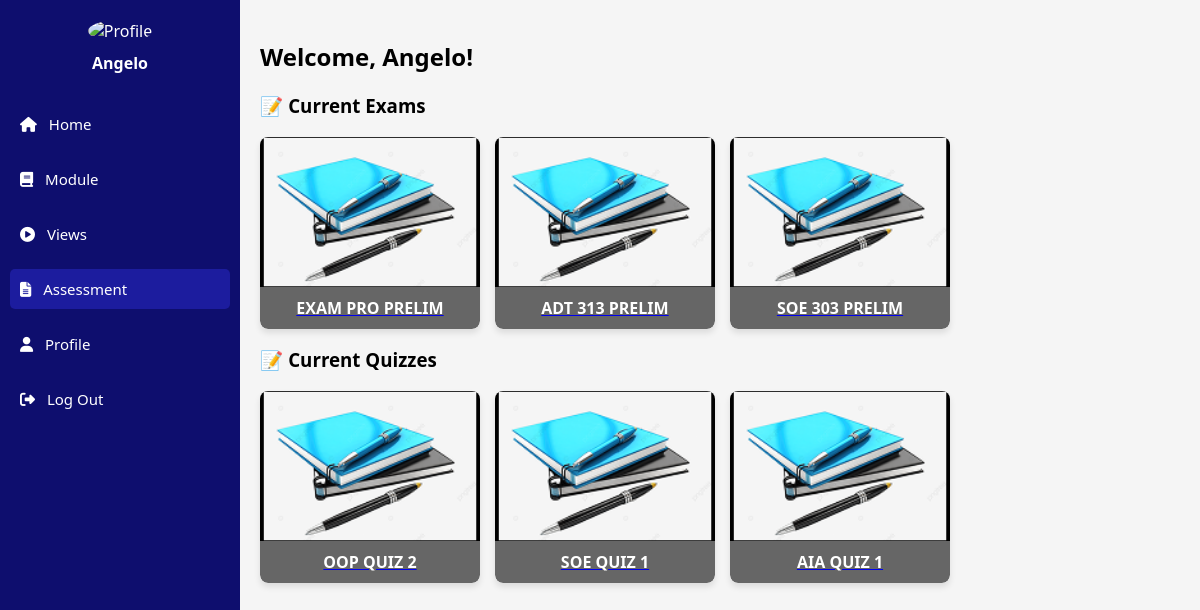
/student/assessment.php (signed in), run on the app's committed database.
### tables this page shows
CREATE TABLE `users` (
  `id` int(11) NOT NULL,
  `email` varchar(100) NOT NULL,
  `department` varchar(100) DEFAULT NULL,
  `password` varchar(255) NOT NULL,
  `role` enum('student','teacher','admin') DEFAULT 'student',
  `created_at` timestamp NOT NULL DEFAULT current_timestamp(),
  `status` enum('pending','approved','rejected') DEFAULT 'pending',
  `first_name` varchar(100) DEFAULT NULL,
  `middle_name` varchar(100) DEFAULT NULL,
  `last_name` varchar(100) DEFAULT NULL,
  `suffix_name` varchar(20) DEFAULT NULL,
  `course` varchar(50) DEFAULT NULL,
  `section` varchar(50) DEFAULT NULL,
  `sex` varchar(10) DEFAULT NULL,
  `year` varchar(10) DEFAULT NULL,
  `id_number` varchar(50) DEFAULT NULL,
  `reset_token` varchar(64) DEFAULT NULL,
  `reset_expiry` datetime DEFAULT NULL,
  `otp_code` varchar(10) DEFAULT NULL,
  `otp_expiry` datetime DEFAULT NULL,
  `department_id` int(11) DEFAULT NULL,
  `profile_pic` varchar(255) DEFAULT NULL,
  `otp_purpose` varchar(20) DEFAULT 'register'
);

CREATE TABLE `exams` (
  `id` int(11) NOT NULL,
  `teacher_id` int(11) NOT NULL,
  `title` varchar(255) NOT NULL,
  `description` text DEFAULT NULL,
  `status` enum('Draft','Published') DEFAULT 'Draft',
  `created_at` timestamp NOT NULL DEFAULT current_timestamp(),
  `course_id` int(11) NOT NULL,
  `section_id` int(11) NOT NULL
);

CREATE TABLE `quizzes` (
  `id` int(11) NOT NULL,
  `teacher_id` int(11) NOT NULL,
  `title` varchar(255) NOT NULL,
  `description` text DEFAULT NULL,
  `status` enum('Draft','Published') DEFAULT 'Draft',
  `created_at` timestamp NOT NULL DEFAULT current_timestamp(),
  `updated_at` timestamp NOT NULL DEFAULT current_timestamp() ON UPDATE current_timestamp(),
  `course_id` int(11) NOT NULL,
  `section_id` int(11) NOT NULL,
  `year_level` varchar(50) DEFAULT NULL
);

### student/assessment.php (the view, shortened to what this page needs)
<?php
require_once('../includes/db.php');
$student_id = $_SESSION['user_id'];
$student_query = "SELECT first_name, course, section FROM users WHERE id = ?";
$stmt = $conn->prepare($student_query);
$stmt->bind_param("i", $student_id);
$stmt->execute();
$stmt->bind_result($first_name, $course, $section);
$exams_query = "
    SELECT e.id, e.title
    FROM exams e
    JOIN course_year_section_exam cye ON e.id = cye.exam_id
    WHERE cye.course = ? AND cye.section_name = ?
";
$exams_stmt = $conn->prepare($exams_query);
$exams_stmt->bind_param("ss", $course, $section);
$exams_stmt->execute();
$exams_result = $exams_stmt->get_result();
$quizzes_query = "
    SELECT q.id, q.title
    FROM quizzes q
    JOIN course_year_section_quiz cysq ON q.id = cysq.quiz_id
    WHERE cysq.course = ? AND cysq.section_name = ?
";
$quizzes_stmt = $conn->prepare($quizzes_query);
$quizzes_stmt->bind_param("ss", $course, $section);
$quizzes_stmt->execute();
$quizzes_result = $quizzes_stmt->get_result();
?>
<!DOCTYPE html>
<html lang="en">
<head>
    <link rel="stylesheet" href="../assets/css/student_dashboard.css">
    <link rel="stylesheet" href="https://cdnjs.cloudflare.com/ajax/libs/font-awesome/6.4.0/css/all.min.css">
</head>
<body>
    <div class="dashboard-container">
        <aside class="sidebar">
            <div class="profile-section">
                <img src="../assets/images/profile.png" alt="Profile" class="profile-pic">
                <h4><?= htmlspecialchars($first_name) ?></h4>
            </div>
            <nav class="nav-links">
                <a href="dashboard.php" class="<?= basename($_SERVER['PHP_SELF']) === 'dashboard.php' ? 'active' : '' ?>"><i class="fas fa-home"></i> Home</a>
                <a href="modules.php" class="<?= basename($_SERVER['PHP_SELF']) === 'modules.php' ? 'active' : '' ?>"><i class="fas fa-book"></i> Module</a>
                <a href="views.php" class="<?= basename($_SERVER['PHP_SELF']) === 'views.php' ? 'active' : '' ?>"><i class="fas fa-play-circle"></i> Views</a>
                <a href="assessment.php" class="<?= basename($_SERVER['PHP_SELF']) === 'assessment.php' ? 'active' : '' ?>"><i class="fas fa-file-alt"></i> Assessment</a>
                <a href="profile.php" class="<?= basename($_SERVER['PHP_SELF']) === 'profile.php' ? 'active' : '' ?>"><i class="fas fa-user"></i> Profile</a>
                <a href="../auth/logout.php"><i class="fas fa-sign-out-alt"></i> Log Out</a>
            </nav>
        </aside>
        <main class="main-content">
            <h2>Welcome, <?= htmlspecialchars($first_name) ?>!</h2>
            <section class="exams-section">
                <h3>📝 Current Exams</h3>
                <div class="home-exam-grid">
                    <?php if ($exams_result->num_rows > 0): ?>
                        <?php while ($exam = $exams_result->fetch_assoc()): ?>
                            <div class="exam-card">
                                <div class="card-cover" style="background-image: url('../assets/images/module_book.png');"></div>
                                <a href="answer_exam.php?exam_id=<?= $exam['id'] ?>" class="exam-link">
                                    <div class="exam-title"><?= htmlspecialchars($exam['title']) ?></div>
                                </a>
                            </div>
                        <?php endwhile; ?>
                    <?php else: ?>
                        <p>No exams available.</p>
                    <?php endif; ?>
                </div>
            </section>
            <section class="quizzes-section">
                <h3>📝 Current Quizzes</h3>
                <div class="home-quiz-grid">
                    <?php if ($quizzes_result->num_rows > 0): ?>
                        <?php while ($quiz = $quizzes_result->fetch_assoc()): ?>
                            <div class="quiz-card">
                                <div class="card-cover" style="background-image: url('../assets/images/module_book.png');"></div>
                                <a href="answer_quiz.php?quiz_id=<?= $quiz['id'] ?>" class="quiz-link">
                                    <div class="quiz-title"><?= htmlspecialchars($quiz['title']) ?></div>
                                </a>
                            </div>
                        <?php endwhile; ?>
                    <?php else: ?>
                        <p>No quizzes available.</p>
                    <?php endif; ?>
                </div>
            </section>
        </main>
    </div>
</body>
</html>

### assets/css/student_dashboard.css (style rules this page uses)
body { margin: 0; font-family: 'Segoe UI', sans-serif; }
.dashboard-container { display: flex; height: 100vh; }
.sidebar { background-color: #0e0e6e; color: white; width: 220px; padding: 20px 10px; display: flex; flex-direction: column; }
.profile-section { text-align: center; margin-bottom: 30px; }
.profile-pic { width: 70px; height: 70px; border-radius: 50%; margin-bottom: 10px; }
.profile-section h4 { font-size: 16px; margin: 0; }
.nav-links { display: flex; flex-direction: column; gap: 15px; }
.nav-links a { color: white; text-decoration: none; font-size: 15px; padding: 10px; border-radius: 5px; transition: background-color 0.2s ease; }
.nav-links a:hover, .nav-links a.active { background-color: #1c1c9e; }
.nav-links i { margin-right: 8px; }
.main-content { flex: 1; padding: 20px; overflow-y: auto; background: #f5f5f5; }

### student/assessment.php (style rules this page uses)
.exam-card, .quiz-card { background-color: white; border-radius: 8px; box-shadow: 0 4px 6px rgba(0, 0, 0, 0.1); transition: transform 0.3s ease; cursor: pointer; text-align: center; overflow: hidden; position: relative; width: 220px; margin: 0 auto; }
.exam-card .card-cover, .quiz-card .card-cover { height: 150px; background-size: cover; background-position: center; }
.exam-title, .quiz-title { padding: 10px; font-weight: bold; color: #fff; background-color: rgba(0, 0, 0, 0.6); border-radius: 0 0 8px 8px; font-size: 1rem; }
.home-exam-grid, .home-quiz-grid { display: grid; grid-template-columns: repeat(auto-fill, minmax(200px, 1fr)); gap: 20px; }
.home-exam-grid, .home-quiz-grid p { text-align: center; }

### data on the page
users: first_name "Angelo"
exams: title "EXAM PRO PRELIM"
exams: title "ADT 313 PRELIM"
exams: title "SOE 303 PRELIM"
quizzes: title "OOP QUIZ 2"
quizzes: title "SOE QUIZ 1"
quizzes: title "AIA QUIZ 1"
